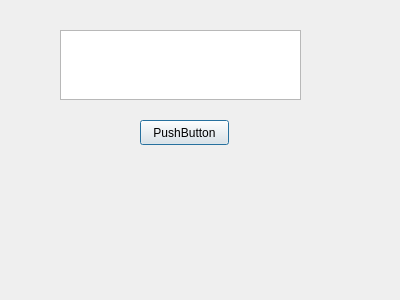
<?xml version="1.0" encoding="UTF-8"?>
<ui version="4.0">
 <class>Dialog</class>
 <widget class="QDialog" name="Dialog">
  <property name="geometry">
   <rect>
    <x>0</x>
    <y>0</y>
    <width>400</width>
    <height>300</height>
   </rect>
  </property>
  <property name="windowTitle">
   <string>Dialog</string>
  </property>
  <widget class="QTextEdit" name="textEdit">
   <property name="geometry">
    <rect>
     <x>60</x>
     <y>30</y>
     <width>241</width>
     <height>70</height>
    </rect>
   </property>
  </widget>
  <widget class="QPushButton" name="pushButton">
   <property name="geometry">
    <rect>
     <x>140</x>
     <y>120</y>
     <width>89</width>
     <height>25</height>
    </rect>
   </property>
   <property name="text">
    <string>PushButton</string>
   </property>
  </widget>
 </widget>
 <resources/>
 <connections/>
</ui>
